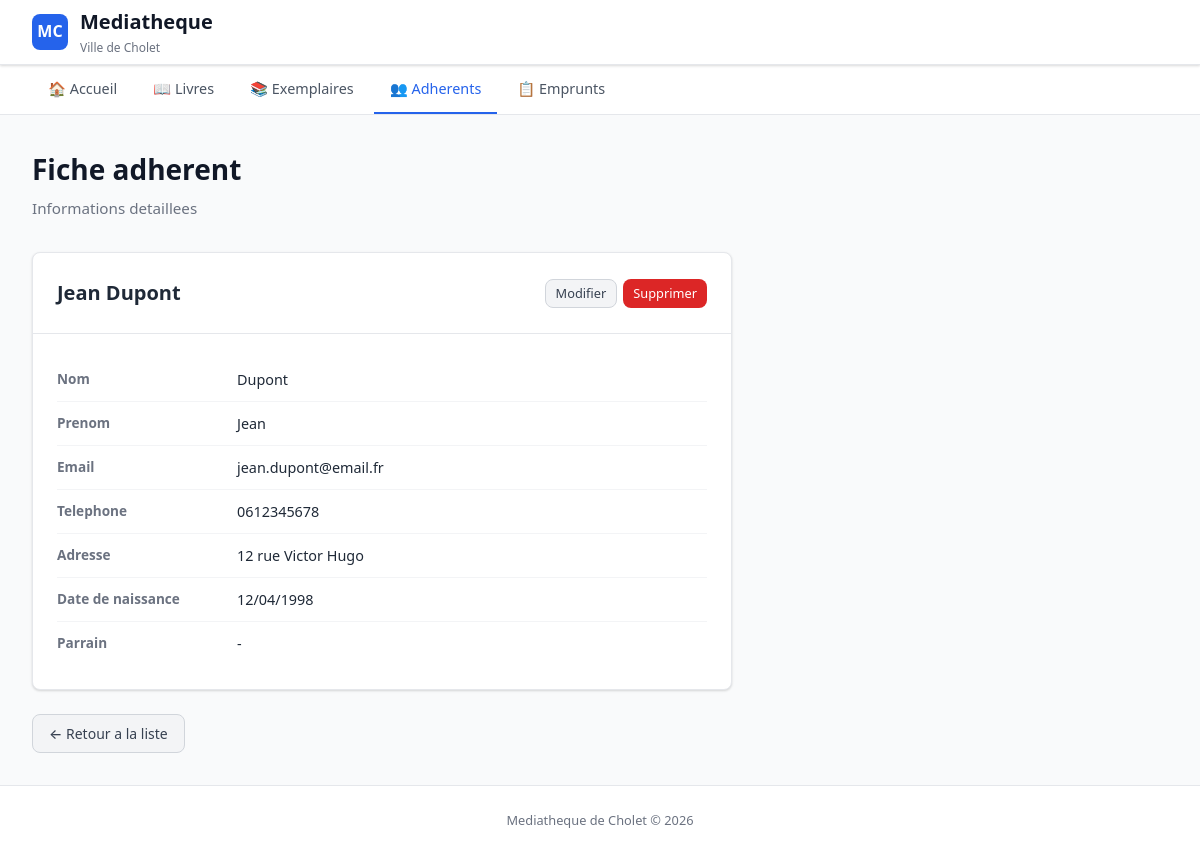
The app's page /adherents/consulter.php?id=1 with its own data.
### tables this page shows
CREATE TABLE `adherent` (
  `Id_Adherent` int NOT NULL AUTO_INCREMENT,
  `code_adherent` varchar(20) DEFAULT NULL,
  `nomadh` varchar(50) DEFAULT NULL,
  `prenomadh` varchar(50) DEFAULT NULL,
  `datenaissance` date DEFAULT NULL,
  `adresseadh` varchar(50) DEFAULT NULL,
  `mailadh` varchar(50) DEFAULT NULL,
  `telephoneadh` varchar(50) DEFAULT NULL,
  `dateadhesion` date DEFAULT NULL,
  `Id_Adherent_1` int DEFAULT NULL,
  PRIMARY KEY (`Id_Adherent`),
  KEY `Id_Adherent_1` (`Id_Adherent_1`),
  CONSTRAINT `adherent_ibfk_1` FOREIGN KEY (`Id_Adherent_1`) REFERENCES `adherent` (`Id_Adherent`)
);

### adherents/consulter.php (the view, shortened to what this page needs)
<?php
require_once __DIR__ . '/../config/database.php';
$id = intval($_GET['id'] ?? 0);
$stmt = $pdo->prepare("SELECT * FROM Adherent WHERE Id_Adherent = ?");
$stmt->execute([$id]);
$adherent = $stmt->fetch();
$parrain = null;
require_once __DIR__ . '/../includes/header.php';
?>
<h1>Fiche adherent</h1>
<p class="subtitle">Informations detaillees</p>
<div class="detail-container">
    <div class="detail-header">
        <h2><?php echo htmlspecialchars($adherent['prenomadh'] . ' ' . $adherent['nomadh']); ?></h2>
        <div class="btn-group">
            <a href="modifier.php?id=<?php echo $adherent['Id_Adherent']; ?>" class="btn btn-secondary btn-sm">Modifier</a>
            <a href="supprimer.php?id=<?php echo $adherent['Id_Adherent']; ?>" class="btn btn-danger btn-sm" onclick="return confirm('Supprimer cet adherent ?')">Supprimer</a>
        </div>
    </div>
    <div class="detail-body">
        <div class="detail-row">
            <span class="detail-label">Nom</span>
            <span class="detail-value"><?php echo htmlspecialchars($adherent['nomadh']); ?></span>
        </div>
        <div class="detail-row">
            <span class="detail-label">Prenom</span>
            <span class="detail-value"><?php echo htmlspecialchars($adherent['prenomadh']); ?></span>
        </div>
        <div class="detail-row">
            <span class="detail-label">Email</span>
            <span class="detail-value"><?php echo htmlspecialchars($adherent['mailadh']); ?></span>
        </div>
        <div class="detail-row">
            <span class="detail-label">Telephone</span>
            <span class="detail-value"><?php echo htmlspecialchars($adherent['telephoneadh'] ?? '-'); ?></span>
        </div>
        <div class="detail-row">
            <span class="detail-label">Adresse</span>
            <span class="detail-value"><?php echo htmlspecialchars($adherent['adresseadh'] ?? '-'); ?></span>
        </div>
        <div class="detail-row">
            <span class="detail-label">Date de naissance</span>
            <span class="detail-value"><?php echo $adherent['datenaissance'] ? date('d/m/Y', strtotime($adherent['datenaissance'])) : '-'; ?></span>
        </div>
        <div class="detail-row">
            <span class="detail-label">Parrain</span>
            <span class="detail-value"><?php echo $parrain ? htmlspecialchars($parrain['prenomadh'] . ' ' . $parrain['nomadh']) : '-'; ?></span>
        </div>
    </div>
</div>
<div style="margin-top: 1.5rem;">
    <a href="index.php" class="btn btn-secondary">&larr; Retour a la liste</a>
</div>
<?php require_once __DIR__ . '/../includes/footer.php'; ?>

### css/style.css (style rules this page uses)
* { margin: 0; padding: 0; box-sizing: border-box; }
:root { --primary: #2563eb; --primary-dark: #1d4ed8; --primary-light: #dbeafe; --danger: #dc2626; --danger-dark: #b91c1c; --danger-light: #fee2e2; --success: #16a34a; --success-light: #dcfce7; --warning: #f59e0b; --warning-light: #fef3c7; --gray-50: #f9fafb; --gray-100: #f3f4f6; --gray-200: #e5e7eb; --gray-300: #d1d5db; --gray-500: #6b7280; --gray-600: #4b5563; --gray-700: #374151; --gray-800: #1f2937; --gray-900: #111827; --radius: 8px; --shadow: 0 1px 3px rgba(0,0,0,0.1), 0 1px 2px rgba(0,0,0,0.06); --shadow-md: 0 4px 6px rgba(0,0,0,0.07), 0 2px 4px rgba(0,0,0,0.06); }
body { font-family: 'Segoe UI', system-ui, -apple-system, sans-serif; background: var(--gray-50); color: var(--gray-800); line-height: 1.6; min-height: 100vh; display: flex; flex-direction: column; }
h1 { font-size: 1.75rem; font-weight: 700; color: var(--gray-900); margin-bottom: 0.25rem; }
.subtitle { color: var(--gray-500); font-size: 0.95rem; margin-bottom: 2rem; }
.btn { display: inline-flex; align-items: center; gap: 6px; padding: 8px 16px; border: none; border-radius: var(--radius); font-size: 0.875rem; font-weight: 500; cursor: pointer; text-decoration: none; transition: all 0.15s ease; line-height: 1.5; }
.btn-danger { background: var(--danger); color: white; }
.btn-secondary { background: var(--gray-100); color: var(--gray-700); border: 1px solid var(--gray-300); }
.btn-sm { padding: 4px 10px; font-size: 0.8rem; }
.btn-group { display: flex; gap: 6px; }
.detail-container { background: white; border: 1px solid var(--gray-200); border-radius: var(--radius); box-shadow: var(--shadow); max-width: 700px; }
.detail-header { display: flex; align-items: center; justify-content: space-between; padding: 1.5rem; border-bottom: 1px solid var(--gray-200); }
.detail-header h2 { font-size: 1.25rem; }
.detail-body { padding: 1.5rem; }
.detail-row { display: flex; padding: 10px 0; border-bottom: 1px solid var(--gray-100); }
.detail-row:last-child { border-bottom: none; }
.detail-label { width: 180px; font-size: 0.85rem; font-weight: 600; color: var(--gray-500); flex-shrink: 0; }
.detail-value { font-size: 0.9rem; color: var(--gray-800); }

### records on screen
adherent: prenomadh+nomadh "Jean Dupont", nomadh "Dupont", prenomadh "Jean", mailadh "jean.dupont@email.fr", telephoneadh "0612345678", adresseadh "12 rue Victor Hugo", datenaissance "12/04/1998"
